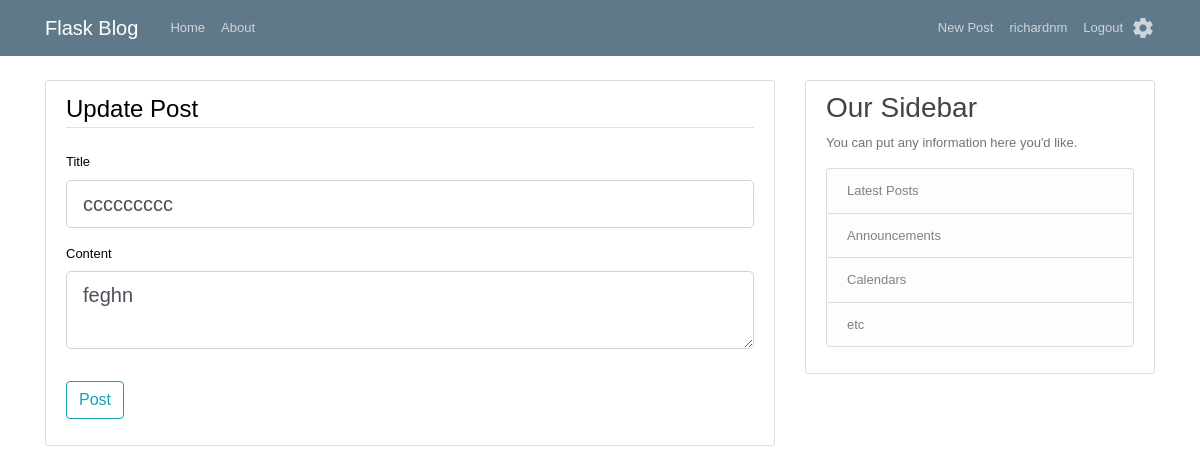
/post/49/update (signed in), run on an earlier commit of the app's database.
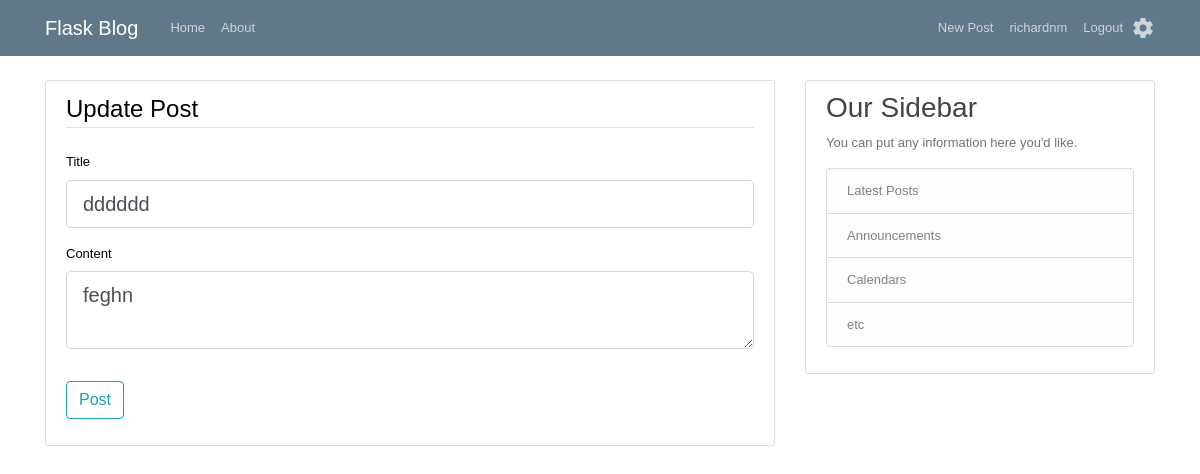
And on a later commit of the database.
### flaskblog/models.py (models this page shows, shortened)
class Post(db.Model):
    id = db.Column(db.Integer, primary_key=True)
    title = db.Column(db.String(100), nullable=False)
    date_posted = db.Column(db.DateTime, nullable=False,
                            default=datetime.utcnow)
    date_edited = db.Column(db.DateTime, nullable=False,
                            default=datetime.utcnow)
    content = db.Column(db.Text, nullable=False)
    user_id = db.Column(db.Integer, db.ForeignKey('user.id'),
                        nullable=False)
    post_history = db.relationship('PostHistory', backref='post',
                                   lazy=True)

### flaskblog/posts/routes.py (the view)
@posts.route("/post/<int:post_id>/update", methods=['GET', 'POST'])
@login_required
def update_post(post_id):
    post = Post.query.get_or_404(post_id)
    if post.author != current_user:
        abort(403)
    form = PostForm()
    if form.validate_on_submit():
        post_edit = PostHistory()
        post_edit.title = post.title
        post_edit.date_edited = post.date_edited
        post_edit.content = post.content
        post_edit.post_id = post.id
        db.session.add(post_edit)
        post.date_edited = datetime.utcnow()
        post.title = form.title.data
        post.content = form.content.data
        db.session.commit()
        flash('Your post has been updated!', 'success')
        return redirect(url_for('posts.post', post_id=post.id))
    elif request.method == 'GET':
        form.title.data = post.title
        form.content.data = post.content
    return render_template('create_post.html', title='Update Post',
                           form=form, legend='Update Post')

### flaskblog/posts/forms.py
class PostForm(FlaskForm):
    title = StringField('Title', validators=[DataRequired()])
    content = TextAreaField('Content', validators=[DataRequired()])
    submit = SubmitField('Post')

### flaskblog/models.py (called while the page is built)
@login_manager.user_loader
def load_user(user_id):
    return User.query.get(int(user_id))

### flaskblog/templates/create_post.html (shortened to what this page needs)
{% extends 'layout.html' %}
{% block content %}
    <div class="content-section">
        <form method="POST" action="" novalidate>
            <fieldset class="form-group">
                <legend class="border-bottom mb-4">{{ legend }}</legend>
                <div class="form-group">
                    {{ form.title.label(class="form-control-label") }}
                    {% if form.title.errors %}
                    {{ form.title(class="form-control form-control-lg is-invalid") }}
                    <div class="invalid-feedback">
                        {% for error in form.title.errors %}
                            <span>{{  error }}</span>
                        {% endfor %}
                    </div>
                    {% else %}
                        {{ form.title(class="form-control form-control-lg") }}
                    {% endif %}
                </div>
                <div class="form-group">
                    {{ form.content.label(class="form-control-label") }}
                    {% if form.content.errors %}
                    {{ form.content(class="form-control form-control-lg is-invalid") }}
                    <div class="invalid-feedback">
                        {% for error in form.content.errors %}
                            <span>{{  error }}</span>
                        {% endfor %}
                    </div>
                    {% else %}
                        {{ form.content(class="form-control form-control-lg") }}
                    {% endif %}
                </div>
            </fieldset>
            <div class="form-group">
                {{ form.submit(class="btn btn-outline-info") }}
            </div>
        </form>
    </div>
{% endblock content %}

What changed in the data, as far as the page shows it:
changed Post "feghn": title "ccccccccc" → "dddddd"
